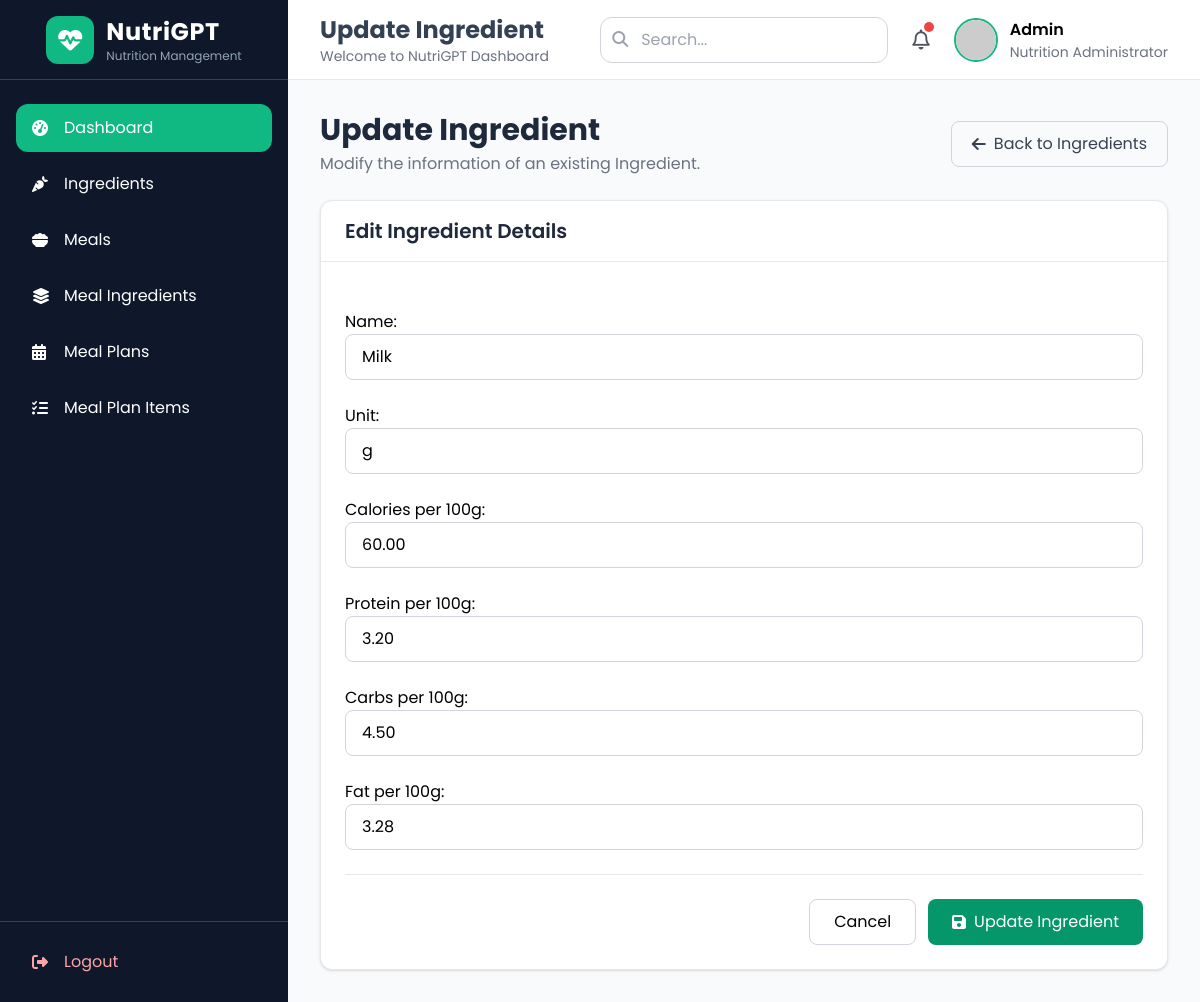
The app's page /meal/ingredient/update/1 with its own data.
### meals/models.py (models this page shows, shortened)
class Ingredient(models.Model):
    name = models.CharField(max_length=30)
    unit = models.CharField(max_length=20, null=True, blank=True)
    calories_per_100g = models.DecimalField(max_digits=5, decimal_places=2)
    protein_per_100g = models.DecimalField(max_digits=5, decimal_places=2)
    carbs_per_100g = models.DecimalField(max_digits=5, decimal_places=2)
    fat_per_100g = models.DecimalField(max_digits=5, decimal_places=2)
    class Meta:
        db_table = 'ingredient'

### meals/views.py (the view)
# urls.py: path('ingredient/update/<int:pk>', IngredientUpdateView.as_view(), name = 'Ingredient-update'),
class IngredientUpdateView(UpdateView):
    model = Ingredient
    template_name = 'ingredient/update.html'
    form_class = IngredientForm
    success_url = reverse_lazy('Ingredient-list')

### meals/templates/ingredient/update.html (shortened to what this page needs)
{% extends "home/base.html" %}
{% block page_title %}
Update Ingredient
{% endblock %}
{% block content %}
<div class="max-w-4xl mx-auto">
    <div class="flex flex-col md:flex-row md:items-center md:justify-between gap-4 mb-6">
        <div>
            <h1 class="text-3xl font-bold text-slate-800">
                Update Ingredient
            </h1>
            <p class="text-gray-500 mt-1">
                Modify the information of an existing Ingredient.
            </p>
        </div>
        <a href="{% url 'Ingredient-list' %}"
           class="inline-flex items-center gap-2 px-5 py-2.5 rounded-lg border border-gray-300 text-gray-700 hover:bg-gray-100 transition">
            <i class="fa-solid fa-arrow-left"></i>
            Back to Ingredients
        </a>
    </div>
    <div class="bg-white rounded-xl shadow border border-gray-200">
        <div class="border-b border-gray-200 px-6 py-4">
            <h2 class="text-xl font-semibold text-slate-800">
                Edit Ingredient Details
            </h2>
        </div>
        <form method="POST" class="p-6 space-y-6">
            {{ form }}
            <div class="flex justify-end gap-3 border-t border-gray-200 pt-6">
                <a href="{% url 'Ingredient-list' %}"
                   class="px-6 py-2.5 rounded-lg border border-gray-300 hover:bg-gray-100 transition">
                    Cancel
                </a>
                <button type="submit"
                        class="inline-flex items-center gap-2 px-6 py-2.5 rounded-lg bg-emerald-600 text-white hover:bg-emerald-700 transition">
                    <i class="fa-solid fa-floppy-disk"></i>
                    Update Ingredient
                </button>
            </div>
        </form>
    </div>
</div>
{% endblock %}

### home/templates/home/base.html (style rules this page uses)
body { font-family: 'Poppins', sans-serif; background:#f8fafc; }

### records on screen
Ingredient: name "Milk", unit "g", calories_per_100g "60.00", protein_per_100g "3.20", carbs_per_100g "4.50", fat_per_100g "3.28"
